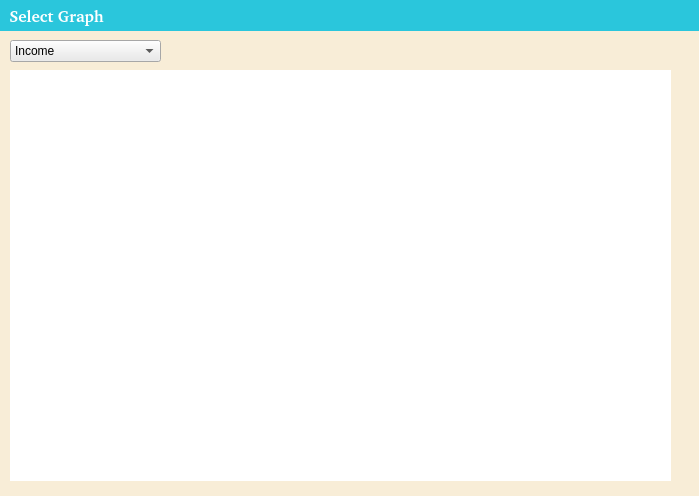
<?xml version="1.0" encoding="UTF-8"?>
<ui version="4.0">
 <class>SignUp</class>
 <widget class="QMainWindow" name="SignUp">
  <property name="geometry">
   <rect>
    <x>0</x>
    <y>0</y>
    <width>699</width>
    <height>496</height>
   </rect>
  </property>
  <property name="windowTitle">
   <string>Sign Up</string>
  </property>
  <property name="styleSheet">
   <string notr="true">background-color: rgb(248, 237, 215);</string>
  </property>
  <widget class="QWidget" name="centralwidget">
   <widget class="graph" name="graph" native="true">
    <property name="geometry">
     <rect>
      <x>10</x>
      <y>70</y>
      <width>661</width>
      <height>411</height>
     </rect>
    </property>
    <property name="styleSheet">
     <string notr="true">background-color: rgb(255, 255, 255);</string>
    </property>
   </widget>
   <widget class="QComboBox" name="graphselector">
    <property name="geometry">
     <rect>
      <x>10</x>
      <y>40</y>
      <width>151</width>
      <height>22</height>
     </rect>
    </property>
    <property name="styleSheet">
     <string notr="true">background-color: rgb(234, 234, 234);</string>
    </property>
    <item>
     <property name="text">
      <string>Income</string>
     </property>
    </item>
    <item>
     <property name="text">
      <string>Expenditure</string>
     </property>
    </item>
    <item>
     <property name="text">
      <string>Balance</string>
     </property>
    </item>
   </widget>
   <widget class="QLabel" name="monthselectorlbl">
    <property name="geometry">
     <rect>
      <x>0</x>
      <y>0</y>
      <width>711</width>
      <height>31</height>
     </rect>
    </property>
    <property name="font">
     <font>
      <family>Champagne &amp; Limousines</family>
      <pointsize>12</pointsize>
      <weight>75</weight>
      <bold>true</bold>
     </font>
    </property>
    <property name="styleSheet">
     <string notr="true">background-color:rgb(255,182,46);
color: rgb(255, 255, 255);
background-color: rgb(42, 198, 220);</string>
    </property>
    <property name="text">
     <string>  Select Graph</string>
    </property>
   </widget>
   <widget class="QLabel" name="label">
    <property name="geometry">
     <rect>
      <x>-110</x>
      <y>-20</y>
      <width>1241</width>
      <height>641</height>
     </rect>
    </property>
    <property name="minimumSize">
     <size>
      <width>1241</width>
      <height>641</height>
     </size>
    </property>
    <property name="maximumSize">
     <size>
      <width>1241</width>
      <height>641</height>
     </size>
    </property>
    <property name="styleSheet">
     <string notr="true">background-image : url(img/white-paper-texture.jpg)</string>
    </property>
    <property name="text">
     <string/>
    </property>
    <property name="pixmap">
     <pixmap>../../../Users/asus/Downloads/white-paper-texture.jpg</pixmap>
    </property>
   </widget>
   <zorder>label</zorder>
   <zorder>graph</zorder>
   <zorder>graphselector</zorder>
   <zorder>monthselectorlbl</zorder>
  </widget>
 </widget>
 <customwidgets>
  <customwidget>
   <class>graph</class>
   <extends>QWidget</extends>
   <header location="global">graph.h</header>
   <container>1</container>
  </customwidget>
 </customwidgets>
 <resources/>
 <connections/>
</ui>
